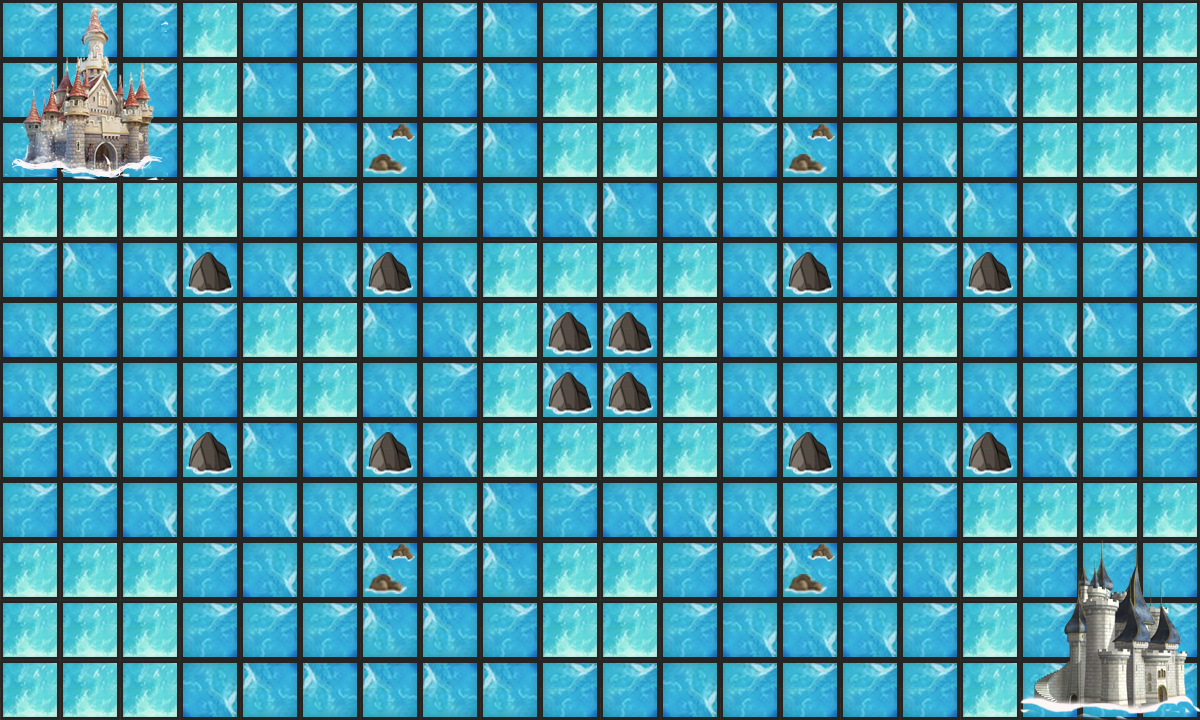

This game map was drawn from its Tiled (.tmx) file and the tilesets committed beside it. A one-line description and the trimmed map source follow:
An orthogonal 20x12 tile map with 60x60 px tiles, 3 tile layers (块层 1, 块层 2, Color), 10 tilesets.

<map version="1.0" orientation="orthogonal" renderorder="right-down" width="20" height="12" tilewidth="60" tileheight="60" nextobjectid="1">
 <tileset firstgid="1" name="Color_Set" tilewidth="60" tileheight="60" tilecount="1">
  <image source="Color.png" width="60" height="60" />
 </tileset>
 <tileset firstgid="2" name="深海4" tilewidth="60" tileheight="60" tilecount="1">
  <image source="深海4.png" trans="003039" width="60" height="60" />
 </tileset>
 <tileset firstgid="3" name="深海5" tilewidth="60" tileheight="60" tilecount="1">
  <image source="深海5.png" trans="003039" width="60" height="60" />
 </tileset>
 <tileset firstgid="4" name="深海6 (2)" tilewidth="60" tileheight="60" tilecount="1">
  <image source="深海6 (2).png" trans="003039" width="60" height="60" />
 </tileset>
 <tileset firstgid="5" name="礁石4" tilewidth="60" tileheight="60" tilecount="1">
  <image source="礁石4.png" trans="003039" width="60" height="60" />
 </tileset>
 <tileset firstgid="6" name="礁石5" tilewidth="60" tileheight="60" tilecount="1">
  <image source="礁石5.png" trans="003039" width="60" height="60" />
 </tileset>
 <tileset firstgid="7" name="城堡" tilewidth="60" tileheight="60" tilecount="9">
  <image source="城堡.png" trans="003039" width="180" height="180" />
 </tileset>
 <tileset firstgid="16" name="城堡3" tilewidth="60" tileheight="60" tilecount="9">
  <image source="城堡3.png" trans="003039" width="180" height="180" />
 </tileset>
 <tileset firstgid="25" name="深海3" tilewidth="60" tileheight="60" tilecount="1">
  <image source="深海3.png" trans="003039" width="60" height="60" />
 </tileset>
 <tileset firstgid="26" name="grass-tiles-2-small" tilewidth="32" tileheight="32" tilecount="72">
  <image source="grass-tiles-2-small.png" width="384" height="192" />
 </tileset>
 <layer name="块层 1" width="20" height="12">
  <data>[240 cells, 240 non-empty, 6 distinct tile ids]</data>
 </layer>
 <layer name="块层 2" width="20" height="12">
  <data>[240 cells, 18 non-empty, 18 distinct tile ids]</data>
 </layer>
 <layer name="Color" width="20" height="12" opacity="0.54">
  <data>[240 cells, 240 non-empty, 1 distinct tile ids]</data>
 </layer>
</map>
